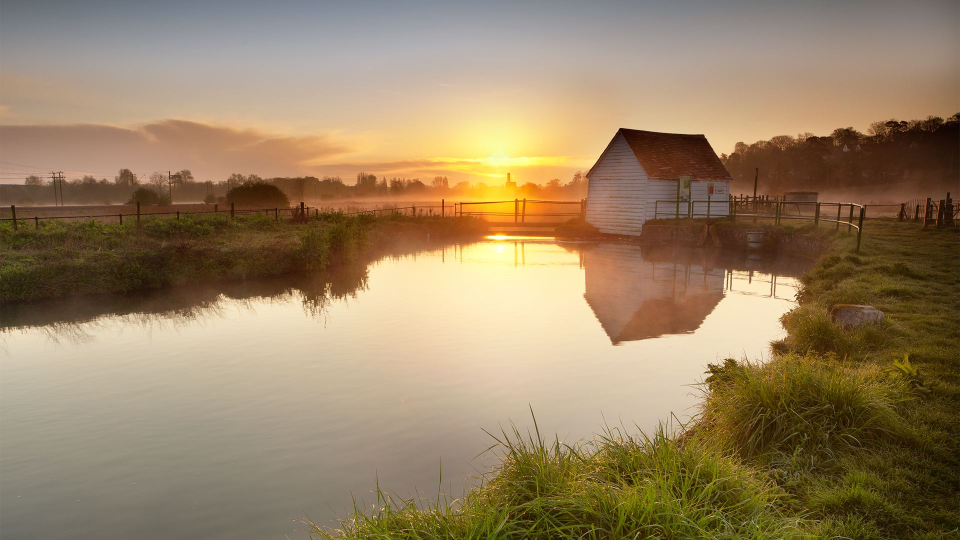
#> input picture source/img/mount.jpg, 1920 x 1080 px (shown at 1/2 size)
$ python -i img_utils.py   (imports and definitions only)
#> lines starting #> are read from the running program, lines starting #| are printed output that depends on the picture

# encoding: utf-8

import cv2
from PIL import Image
from PIL import ImageEnhance
from moviepy.video.VideoClip import ImageClip
from moviepy.editor import VideoFileClip


def one_pic_to_video(image_path, output_video_path, fps, time):
    """
    一张图片合成视频
    one_pic_to_video('./../source/mount.jpg', './../source/output.mp4', 25, 30)
    :param path: 图片文件路径
    :param output_video_path:合成视频的路径
    :param fps:帧率
    :param time:时长
    :return:
    """

    image_clip = ImageClip(image_path)
    img_width, img_height = image_clip.w, image_clip.h

    # 总共的帧数
    frame_num = (int)(fps * time)

    img_size = (int(img_width), int(img_height))

    fourcc = cv2.VideoWriter_fourcc('m', 'p', '4', 'v')

    video = cv2.VideoWriter(output_video_path, fourcc, fps, img_size)

    for index in range(frame_num):
        frame = cv2.imread(image_path)

        # 直接缩放到指定大小
        frame_suitable = cv2.resize(frame, (img_size[0], img_size[1]), interpolation=cv2.INTER_CUBIC)

        # 把图片重复写进视频
        video.write(frame_suitable)

    # 释放资源
    video.release()

    return VideoFileClip(output_video_path)

def img_filter(img_path,brightness=1.5,color=1.5,contrast=1.5,sharpness=2.5):
    #原始图像
#> called with img_path = '../source/img/mount.jpg', brightness = 1.5, color = 1.5, contrast = 1.5, sharpness = 2.5
    image = Image.open(img_path)
#> image is the input picture: PIL image 1920x1080 RGB; mean R, G, B 151.5, 129.6, 98.8
    #亮度增强
    enh_bri = ImageEnhance.Brightness(image).enhance(brightness)
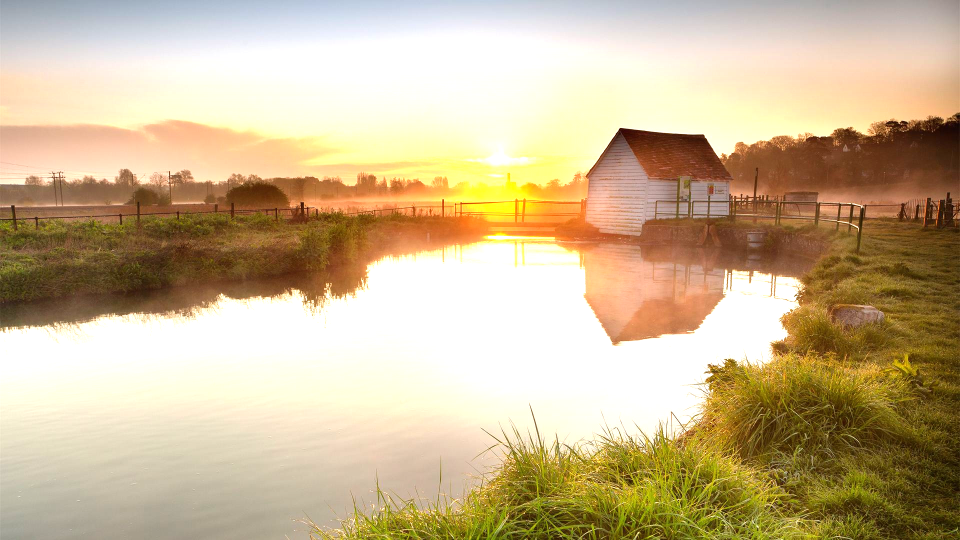
#> enh_bri: PIL image 1920x1080 RGB (shown at 1/2 size); mean R, G, B 201.8, 181.5, 145.8

    #色度增强
    enh_col = ImageEnhance.Color(enh_bri).enhance(color)
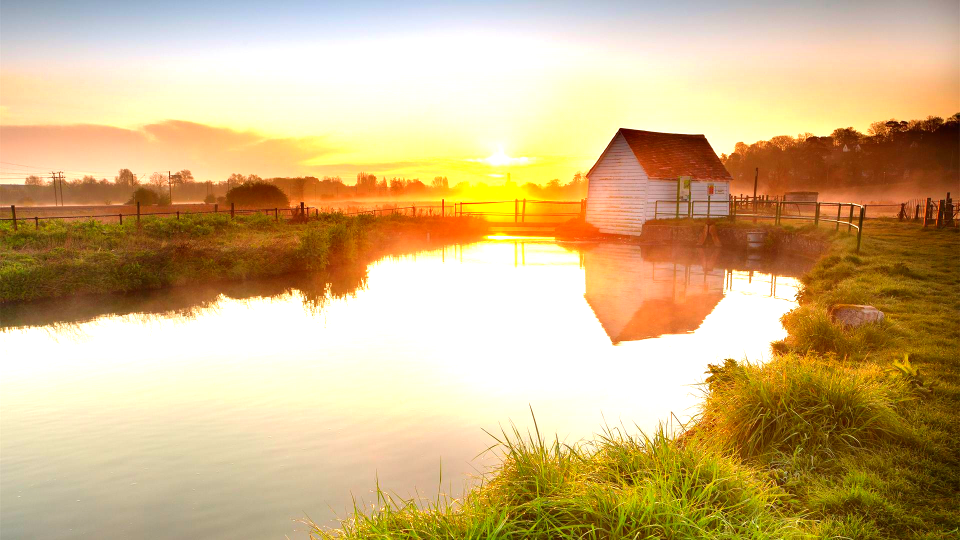
#> enh_col: PIL image 1920x1080 RGB (shown at 1/2 size); mean R, G, B 208.3, 180, 130.7

    #对比度增强
    enh_con = ImageEnhance.Contrast(enh_col).enhance(contrast)
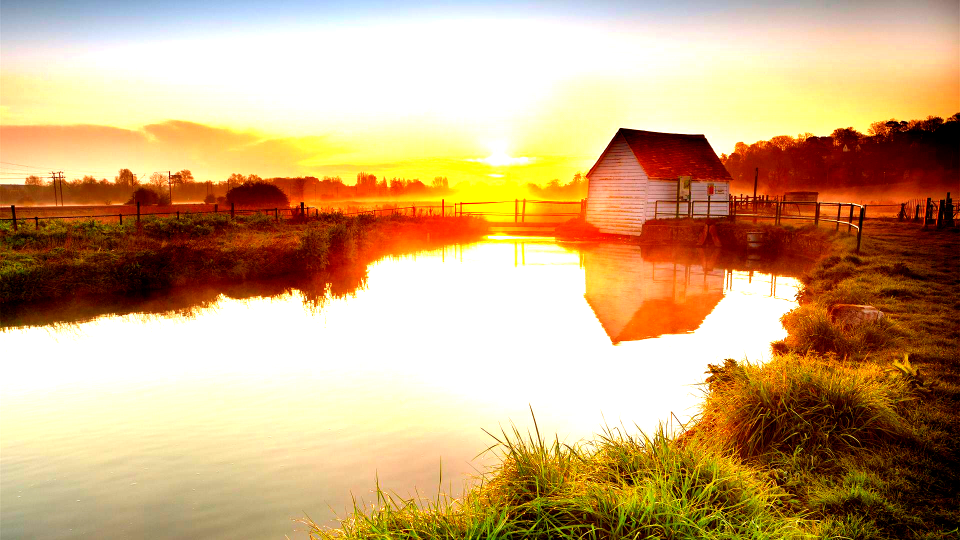
#> enh_con: PIL image 1920x1080 RGB (shown at 1/2 size); mean R, G, B 203.2, 168.5, 124.1

    #锐度增强
    enh_sha = ImageEnhance.Sharpness(enh_con).enhance(sharpness)

    return enh_sha


# [2 lines not run here, left out]

>>> result = img_filter('../source/img/mount.jpg')

$ run again, on source/img/malachi-brooks-RXgiyKqDYtc-unsplash.jpg
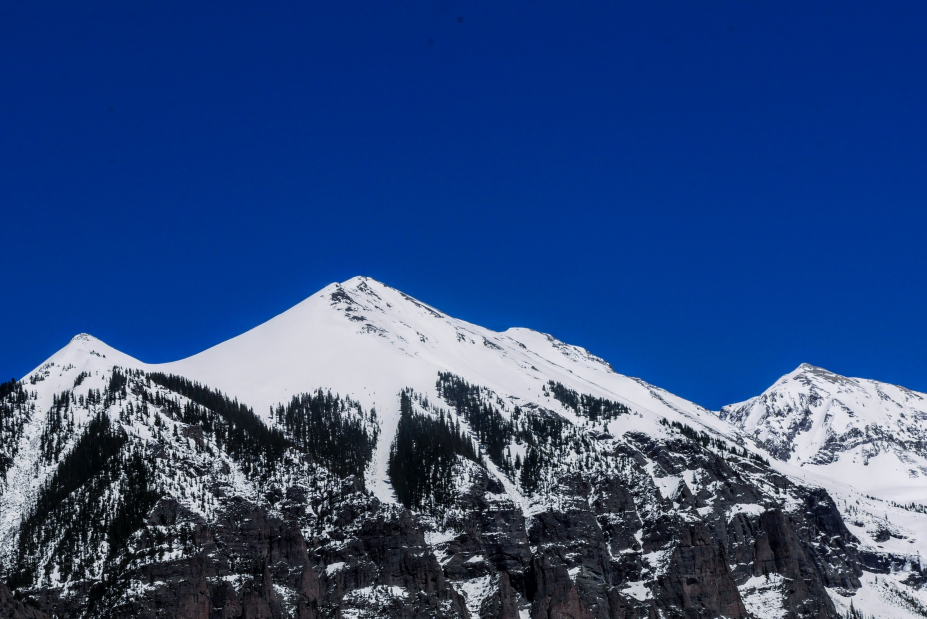
#> input picture source/img/malachi-brooks-RXgiyKqDYtc-unsplash.jpg, 3708 x 2474 px (shown at 1/4 size)
#> in img_filter, image is the input picture: PIL image 3708x2474 RGB; mean R, G, B 45.1, 74.4, 127.7
#> in img_filter, `enh_bri = ImageEnhance.Brightness(image).enhance(brightness)`:
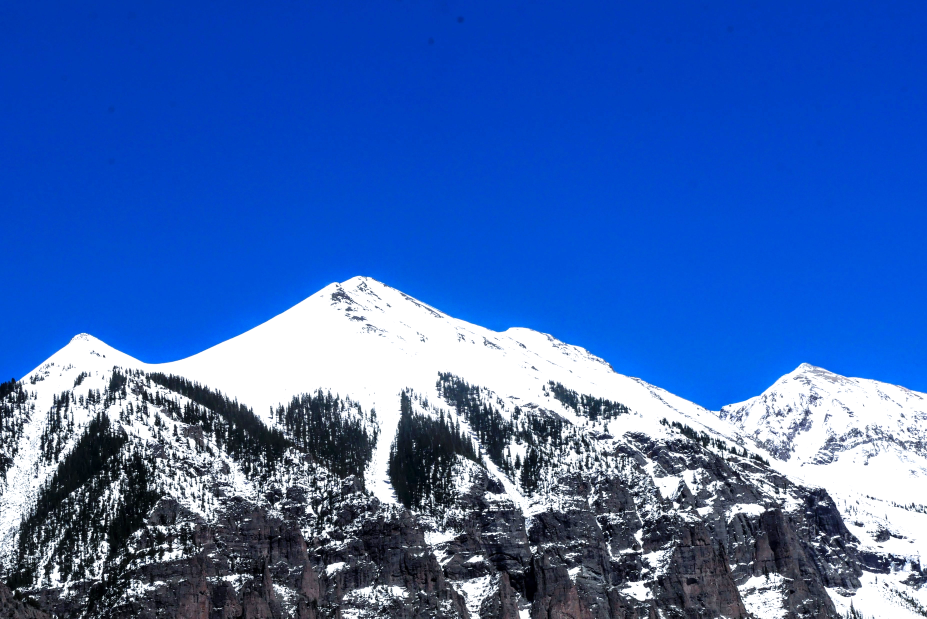
#> enh_bri: PIL image 3708x2474 RGB (shown at 1/4 size); mean R, G, B 58.9, 102.2, 179.9
#> in img_filter, `enh_con = ImageEnhance.Contrast(enh_col).enhance(contrast)`:
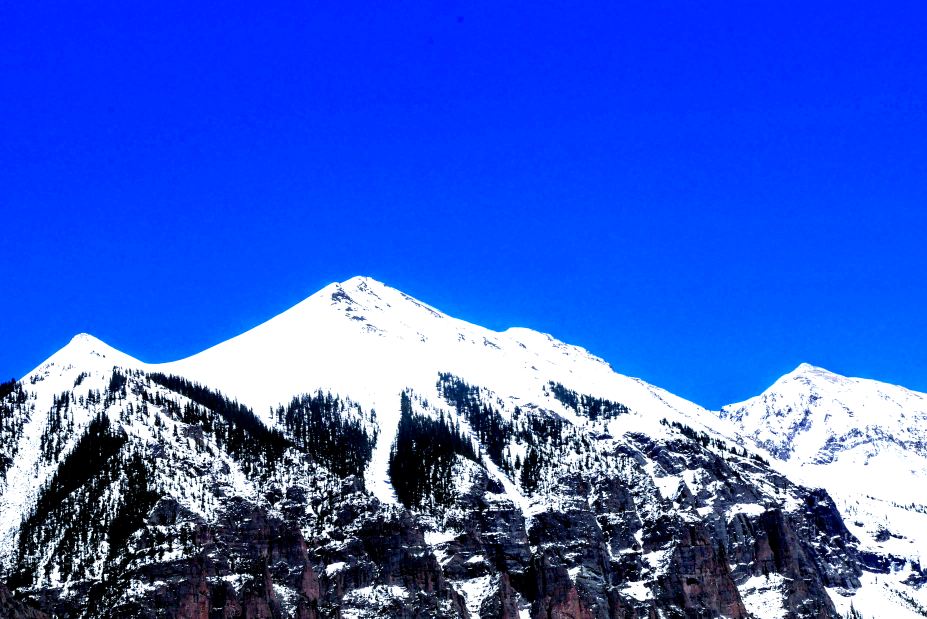
#> enh_con: PIL image 3708x2474 RGB (shown at 1/4 size); mean R, G, B 55, 93.9, 207.5
